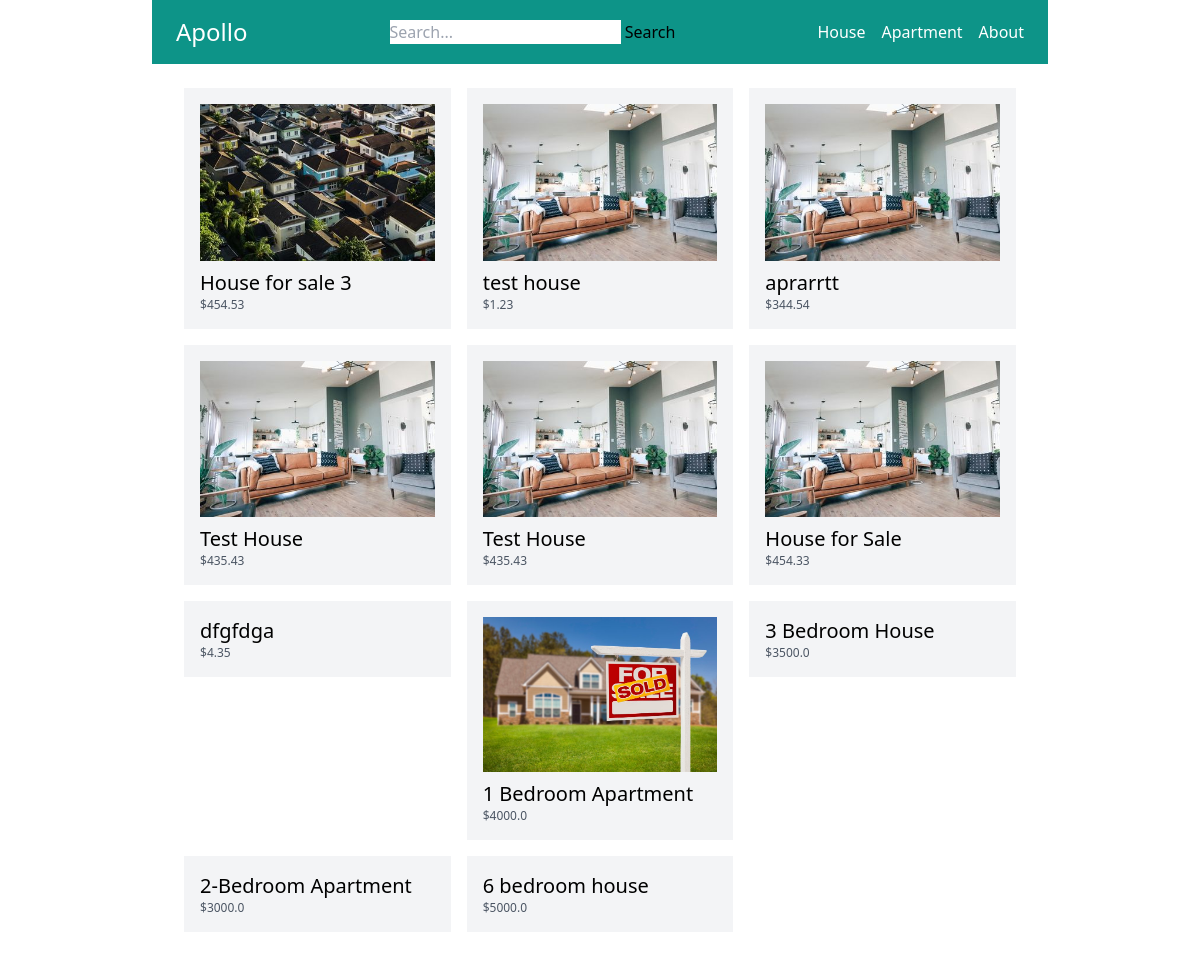
/search/, run on an earlier commit of the app's database.
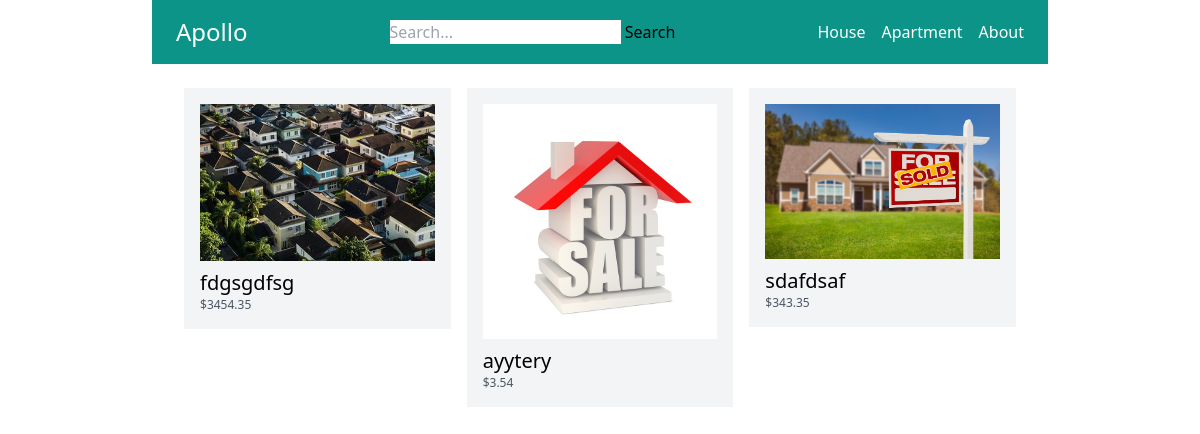
And on a later commit of the database.
### store/models.py (models this page shows, shortened)
class Category(models.Model):
    title = models.CharField(max_length=50)
    slug = models.SlugField(max_length=50)
    class Meta:
        verbose_name_plural = 'Categories'

class Product(models.Model):
    DRAFT = 'draft'
    WAITING_APPROVAL = 'waitingapproval'
    ACTIVE = 'active'
    DELETED = 'deleted'
    STATUS_CHOICES = (
        (DRAFT, 'Draft'),
        (WAITING_APPROVAL, 'Waiting approval'),
        (ACTIVE, 'Active'),
        (DELETED, 'Deleted'),
    )
    user = models.ForeignKey(User, related_name='products', on_delete=models.CASCADE)
    category = models.ForeignKey(Category, related_name='products', on_delete=models.CASCADE)
    title = models.CharField(max_length=50)
    slug = models.SlugField(max_length=50)
    description = models.TextField(blank=True)
    price = models.IntegerField()
    image = models.ImageField(upload_to='uploads/product_images/', blank=True, null=True)
    created_at = models.DateTimeField(auto_now_add=True)
    updated_at = models.DateTimeField(auto_now=True)
    status = models.CharField(max_length=50, choices=STATUS_CHOICES, default=ACTIVE)
    class Meta:
        ordering = ('-created_at',)
    def get_display_price(self):
        return self.price / 100

### store/views.py (the view)
# urls.py: path('search/', views.search, name='search'),
def search(request):
    query = request.GET.get('query', '')
    products = Product.objects.filter(status=Product.ACTIVE).filter(Q(title__icontains=query) | Q(description__icontains=query))
    return render(request, 'store/search.html', {
        'query': query,
        'products': products,
    })

### store/templatetags/menu.py (called while the page is built)
@register.inclusion_tag('core/menu.html')
def menu():
    categories = Category.objects.all()
    return {'categories': categories}

### store/templates/store/search.html (shortened to what this page needs)
{% extends 'core/base.html' %}
{% block content %}
    {% include 'store/partials/products.html' %}
{% endblock %}

### core/templates/core/menu.html
{% for category in categories %}
    <a href="{% url 'category_detail' category.slug %}" class="text-white">{{ category.title }}</a>
{% endfor %}
<a href="{% url 'about' %}" class="text-white">About</a>

### store/templates/store/partials/products.html
<div class="flex flex-wrap">
    {% for product in products %}
        <div class="product w-1/3 p-2">
            <div class="p-4 bg-gray-100">
                <a href="{% url 'product_detail' product.category.slug product.slug %}">
                    {% if product.image %}
                        <div class="image mb-2">
                            <img src="{{ product.image.url }}" alt="Image of {{ product.title }}">
                        </div>
                    {% endif %}
                    <h2 class="text-xl">{{ product.title }}</h2>
                    <p class="text-xs text-gray-600">${{ product.get_display_price }}</p>
                </a>
            </div>
        </div>
    {% endfor %}
</div>

What changed in the data, as far as the page shows it:
removed Product: image (picture), title "House for sale 3", get_display_price "454.53"
removed Product: image (picture), title "test house", get_display_price "1.23"
removed Product: image (picture), title "aprarrtt", get_display_price "344.54"
removed Product: image (picture), title "Test House", get_display_price "435.43"
removed Product: image (picture), title "Test House", get_display_price "435.43"
removed Product: image (picture), title "House for Sale", get_display_price "454.33"
removed Product: title "dfgfdga", get_display_price "4.35"
removed Product: image (picture), title "1 Bedroom Apartment", get_display_price "4000.0"
removed Product: title "3 Bedroom House", get_display_price "3500.0"
removed Product: title "2-Bedroom Apartment", get_display_price "3000.0"
removed Product: title "6 bedroom house", get_display_price "5000.0"
added Product: image (picture), title "fdgsgdfsg", get_display_price "3454.35"
added Product: image (picture), title "ayytery", get_display_price "3.54"
added Product: image (picture), title "sdafdsaf", get_display_price "343.35"
